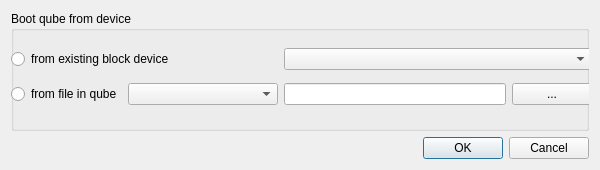
<?xml version="1.0" encoding="UTF-8"?>
<ui version="4.0">
 <class>BootDialog</class>
 <widget class="QDialog" name="BootDialog">
  <property name="geometry">
   <rect>
    <x>0</x>
    <y>0</y>
    <width>600</width>
    <height>170</height>
   </rect>
  </property>
  <property name="minimumSize">
   <size>
    <width>400</width>
    <height>0</height>
   </size>
  </property>
  <property name="windowTitle">
   <string>Boot from device</string>
  </property>
  <layout class="QGridLayout" name="gridLayout">
   <item row="0" column="0">
    <layout class="QVBoxLayout" name="verticalLayout">
     <item>
      <widget class="QGroupBox" name="groupBox">
       <property name="title">
        <string>Boot qube from device</string>
       </property>
       <widget class="QWidget" name="">
        <property name="geometry">
         <rect>
          <x>0</x>
          <y>30</y>
          <width>581</width>
          <height>72</height>
         </rect>
        </property>
        <layout class="QGridLayout" name="gridLayout_2">
         <item row="0" column="0" colspan="2">
          <widget class="QRadioButton" name="blockDeviceRadioButton">
           <property name="text">
            <string>from existing block device</string>
           </property>
          </widget>
         </item>
         <item row="1" column="0">
          <widget class="QRadioButton" name="fileRadioButton">
           <property name="text">
            <string>from file in qube</string>
           </property>
          </widget>
         </item>
         <item row="1" column="1">
          <widget class="QComboBox" name="fileVM">
           <property name="sizePolicy">
            <sizepolicy hsizetype="Minimum" vsizetype="Fixed">
             <horstretch>0</horstretch>
             <verstretch>0</verstretch>
            </sizepolicy>
           </property>
           <property name="minimumSize">
            <size>
             <width>150</width>
             <height>0</height>
            </size>
           </property>
          </widget>
         </item>
         <item row="1" column="2">
          <layout class="QHBoxLayout" name="horizontalLayout">
           <item>
            <widget class="QLineEdit" name="pathText"/>
           </item>
           <item>
            <widget class="QPushButton" name="selectFileButton">
             <property name="sizePolicy">
              <sizepolicy hsizetype="Preferred" vsizetype="Fixed">
               <horstretch>0</horstretch>
               <verstretch>0</verstretch>
              </sizepolicy>
             </property>
             <property name="text">
              <string>...</string>
             </property>
            </widget>
           </item>
          </layout>
         </item>
         <item row="0" column="2">
          <widget class="QComboBox" name="blockDeviceComboBox">
           <property name="sizePolicy">
            <sizepolicy hsizetype="Preferred" vsizetype="Fixed">
             <horstretch>0</horstretch>
             <verstretch>0</verstretch>
            </sizepolicy>
           </property>
          </widget>
         </item>
        </layout>
       </widget>
      </widget>
     </item>
     <item>
      <widget class="QDialogButtonBox" name="buttonBox">
       <property name="standardButtons">
        <set>QDialogButtonBox::Cancel|QDialogButtonBox::Ok</set>
       </property>
      </widget>
     </item>
    </layout>
   </item>
  </layout>
 </widget>
 <resources/>
 <connections/>
</ui>
